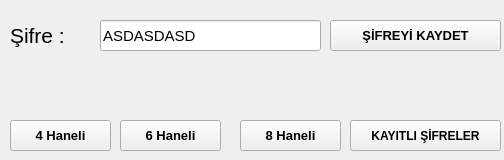
<?xml version="1.0" encoding="UTF-8"?>
<ui version="4.0">
 <class>SIFREOLUSTURUCU</class>
 <widget class="QWidget" name="SIFREOLUSTURUCU">
  <property name="geometry">
   <rect>
    <x>0</x>
    <y>0</y>
    <width>504</width>
    <height>160</height>
   </rect>
  </property>
  <property name="windowTitle">
   <string>ŞİFRE OLUŞTURUCU</string>
  </property>
  <property name="styleSheet">
   <string notr="true">#Form{
background-color: rgb(26, 164, 255);}</string>
  </property>
  <widget class="QLineEdit" name="lineEdit">
   <property name="geometry">
    <rect>
     <x>100</x>
     <y>20</y>
     <width>221</width>
     <height>31</height>
    </rect>
   </property>
   <property name="font">
    <font>
     <pointsize>11</pointsize>
    </font>
   </property>
   <property name="text">
    <string>ASDASDASD</string>
   </property>
  </widget>
  <widget class="QPushButton" name="pushButton">
   <property name="geometry">
    <rect>
     <x>10</x>
     <y>120</y>
     <width>101</width>
     <height>31</height>
    </rect>
   </property>
   <property name="font">
    <font>
     <pointsize>10</pointsize>
     <weight>75</weight>
     <bold>true</bold>
    </font>
   </property>
   <property name="text">
    <string>4 Haneli</string>
   </property>
  </widget>
  <widget class="QPushButton" name="pushButton_2">
   <property name="geometry">
    <rect>
     <x>120</x>
     <y>120</y>
     <width>101</width>
     <height>31</height>
    </rect>
   </property>
   <property name="font">
    <font>
     <pointsize>10</pointsize>
     <weight>75</weight>
     <bold>true</bold>
    </font>
   </property>
   <property name="text">
    <string>6 Haneli</string>
   </property>
  </widget>
  <widget class="QPushButton" name="pushButton_3">
   <property name="geometry">
    <rect>
     <x>240</x>
     <y>120</y>
     <width>101</width>
     <height>31</height>
    </rect>
   </property>
   <property name="font">
    <font>
     <pointsize>10</pointsize>
     <weight>75</weight>
     <bold>true</bold>
    </font>
   </property>
   <property name="text">
    <string>8 Haneli</string>
   </property>
  </widget>
  <widget class="QLabel" name="label">
   <property name="geometry">
    <rect>
     <x>10</x>
     <y>20</y>
     <width>81</width>
     <height>31</height>
    </rect>
   </property>
   <property name="font">
    <font>
     <pointsize>16</pointsize>
    </font>
   </property>
   <property name="text">
    <string>Şifre :</string>
   </property>
  </widget>
  <widget class="QPushButton" name="pushButton_4">
   <property name="geometry">
    <rect>
     <x>330</x>
     <y>20</y>
     <width>171</width>
     <height>31</height>
    </rect>
   </property>
   <property name="font">
    <font>
     <pointsize>10</pointsize>
     <weight>75</weight>
     <bold>true</bold>
    </font>
   </property>
   <property name="text">
    <string>ŞİFREYİ KAYDET</string>
   </property>
  </widget>
  <widget class="QPushButton" name="pushButton_5">
   <property name="geometry">
    <rect>
     <x>350</x>
     <y>120</y>
     <width>151</width>
     <height>31</height>
    </rect>
   </property>
   <property name="font">
    <font>
     <pointsize>9</pointsize>
     <weight>75</weight>
     <bold>true</bold>
    </font>
   </property>
   <property name="text">
    <string>KAYITLI ŞİFRELER</string>
   </property>
  </widget>
 </widget>
 <resources/>
 <connections/>
</ui>
